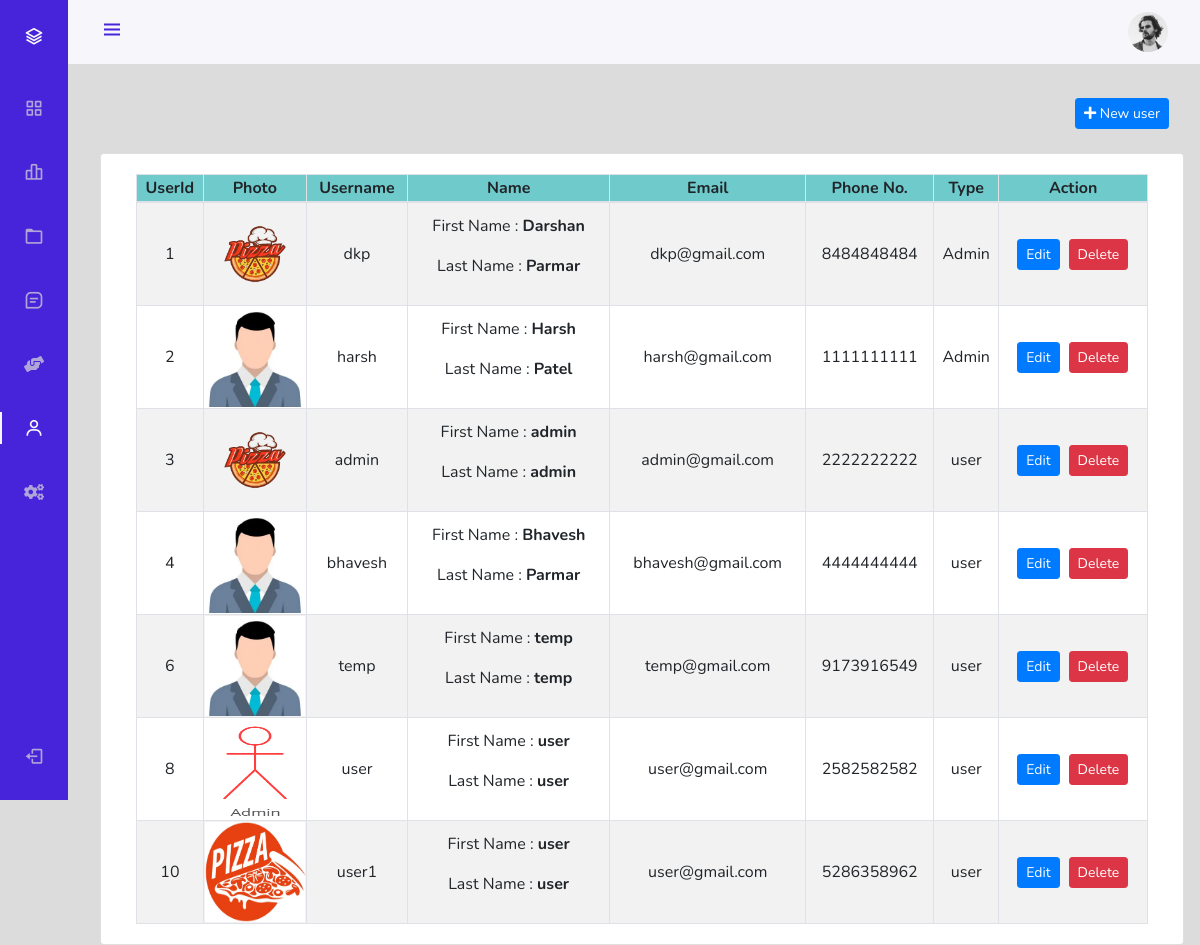
Page /admin/index.php?page=userManage (signed in) on the earlier database version.
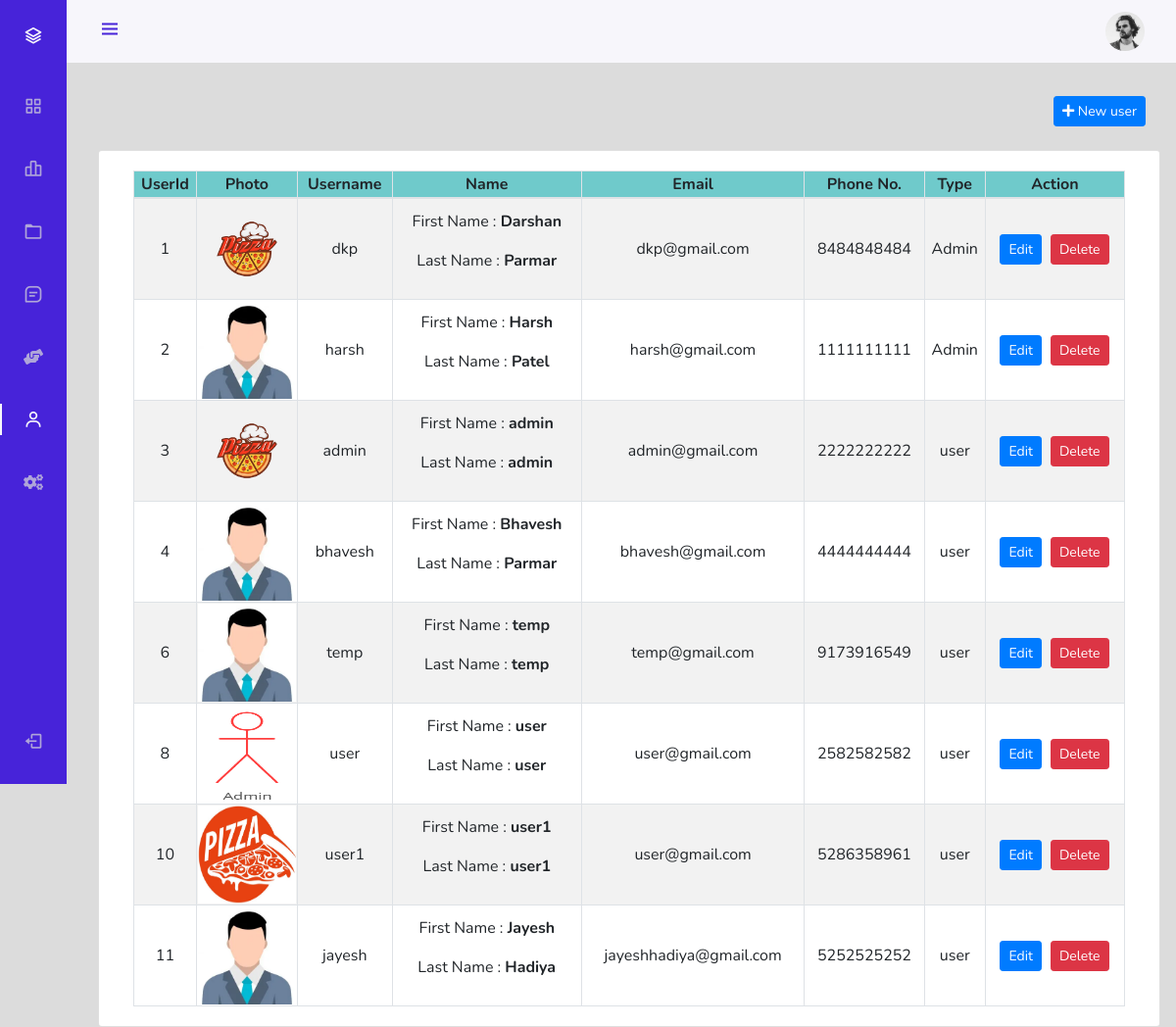
Same page on the later database version.
### tables this page shows
CREATE TABLE `users` (
  `id` int(21) NOT NULL,
  `username` varchar(21) NOT NULL,
  `firstName` varchar(21) NOT NULL,
  `lastName` varchar(21) NOT NULL,
  `email` varchar(35) NOT NULL,
  `phone` bigint(20) NOT NULL,
  `userType` enum('0','1') NOT NULL DEFAULT '0' COMMENT '0=user\r\n1=admin',
  `password` varchar(255) NOT NULL,
  `joinDate` datetime NOT NULL DEFAULT current_timestamp()
);

### admin/userManage.php (the view, shortened to what this page needs)
<div class="container-fluid" style="margin-top:98px">
	<div class="row">
        <div class="col-lg-12">
            <button class="btn btn-primary float-right btn-sm" data-toggle="modal" data-target="#newUser"><i class="fa fa-plus"></i> New user</button>
        </div>
	</div>
	    <br>
	<div class="row">
		<div class="card col-lg-12">
			<div class="card-body">
				<table class="table-striped table-bordered col-md-12 text-center">
                    <thead style="background-color: rgb(111 202 203);">
                        <tr>
                            <th>UserId</th>
                            <th style="width:7%">Photo</th>
                            <th>Username</th>
                            <th>Name</th>
                            <th>Email</th>
                            <th>Phone No.</th>
                            <th>Type</th>
                            <th>Action</th>
                        </tr>
                    </thead>
                    <tbody>
                        <?php
                            $sql = "SELECT * FROM users";
                            $result = mysqli_query($conn, $sql);
                            while($row=mysqli_fetch_assoc($result)) {
                                $Id = $row['id'];
                                $username = $row['username'];
                                $firstName = $row['firstName'];
                                $lastName = $row['lastName'];
                                $email = $row['email'];
                                $phone = $row['phone'];
                                $userType = $row['userType'];
                                if($userType == 0)
                                    $userType = "user";
                                else
                                    $userType = "Admin";
                                echo '<tr>
                                        <td>' .$Id. '</td>
                                        <td><img src="/OnlinePizzaDelivery/img/person-' .$Id. '.jpg" alt="image for this user" onError="this.src =\'/OnlinePizzaDelivery/img/profilePic.jpg\'" width="100px" height="100px"></td>
                                        <td>' .$username. '</td>
                                        <td>
                                            <p>First Name : <b>' .$firstName. '</b></p>
                                            <p>Last Name : <b>' .$lastName. '</b></p>
                                        </td>
                                        <td>' .$email. '</td>
                                        <td>' .$phone. '</td>
                                        <td>' .$userType. '</td>
                                        <td class="text-center">
                                            <div class="row mx-auto" style="width:112px">
													<button class="btn btn-sm btn-primary" data-toggle="modal" data-target="#editUser' .$Id. '" type="button">Edit</button>
													<form action="partials/_userManage.php" method="POST">
														<button name="removeUser" class="btn btn-sm btn-danger" style="margin-left:9px;">Delete</button>
														<input type="hidden" name="Id" value="'.$Id. '">
													</form>
												</div>
                                        </td>
                                    </tr>';
                            }
                        ?>
                    </tbody>
		        </table>
			</div>
		</div>
	</div>
</div>

### admin/index.php (shortened to what this page needs)
<?php
    if(isset($_SESSION['adminloggedin']) && $_SESSION['adminloggedin']==true){
        $adminloggedin= true;
    }
    else{
        $adminloggedin = false;
        $userId = 0;
    }
    if($adminloggedin) {
?>
<!doctype html>
<html lang="en">
<head>
    <link rel="stylesheet" href="https://stackpath.bootstrapcdn.com/bootstrap/4.4.1/css/bootstrap.min.css">
    <link rel="stylesheet" href="https://use.fontawesome.com/releases/v5.8.2/css/all.css">
    <link href='https://cdn.jsdelivr.net/npm/boxicons@2.0.5/css/boxicons.min.css' rel='stylesheet'>
    <link rel="stylesheet" href="assetsForSideBar/css/styles.css">
</head>
<body id="body-pd" style="background: #80808045;">
    <?php
        require 'partials/_nav.php';
    ?>
    <?php $page = isset($_GET['page']) ? $_GET['page'] :'home'; ?>
    <?php include $page.'.php' ?>
</body>
</html>
<?php
    }
    else{
        header("location: /OnlinePizzaDelivery/admin/login.php");
    }
?>

### admin/partials/_nav.php (shortened to what this page needs)
<header class="header" id="header">
    <div class="header__toggle">
        <i class='bx bx-menu' id="header-toggle"></i>
    </div>
    <div class="header__img">
        <img src="assetsForSideBar/img/perfil.jpg" alt="">
    </div>
</header>
<div class="l-navbar" id="nav-bar">
    <nav class="nav">
        <div>
            <a href="index.php" class="nav__logo">
                <i class='bx bx-layer nav__logo-icon'></i>
            </a>
            <div class="nav__list">
                <a href="index.php" class="nav__link nav-home">
                  <i class='bx bx-grid-alt nav__icon' ></i>
                </a>
                <a href="index.php?page=orderManage" class="nav-orderManage nav__link ">
                  <i class='bx bx-bar-chart-alt-2 nav__icon' ></i>
                </a>
                <a href="index.php?page=categoryManage" class="nav__link nav-categoryManage">
                  <i class='bx bx-folder nav__icon' ></i>
                </a>
                <a href="index.php?page=menuManage" class="nav__link nav-menuManage">
                  <i class='bx bx-message-square-detail nav__icon' ></i>
                </a>
                <a href="index.php?page=contactManage" class="nav__link nav-contactManage">
                  <i class="fas fa-hands-helping"></i>
                </a>
                <a href="index.php?page=userManage" class="nav__link nav-userManage">
                  <i class='bx bx-user nav__icon' ></i>
                </a>
                <a href="index.php?page=siteManage" class="nav__link nav-siteManage">
                  <i class="fas fa-cogs"></i>
                </a>
            </div>
        </div>
        <a href="partials/_logout.php" class="nav__link">
          <i class='bx bx-log-out nav__icon' ></i>
        </a>
    </nav>
</div>

### admin/assetsForSideBar/css/styles.css (style rules this page uses)
:root { --header-height: 3rem; --nav-width: 68px; --first-color: #4723D9; --first-color-light: #AFA5D9; --white-color: #F7F6FB; --body-font: 'Nunito', sans-serif; --normal-font-size: 1rem; --z-fixed: 100; }
*,::before,::after { box-sizing: border-box; }
body { position: relative; margin: var(--header-height) 0 0 0; padding: 0 1rem; font-family: var(--body-font); font-size: var(--normal-font-size); transition: .5s; }
a { text-decoration: none; }
.header { width: 100%; height: var(--header-height); position: fixed; top: 0; left: 0; display: flex; align-items: center; justify-content: space-between; padding: 0 1rem; background-color: var(--white-color); z-index: var(--z-fixed); transition: .5s; }
.header__toggle { color: var(--first-color); font-size: 1.5rem; cursor: pointer; }
.header__img { width: 35px; height: 35px; display: flex; justify-content: center; border-radius: 50%; overflow: hidden; }
.header__img img { width: 40px; }
.l-navbar { position: fixed; top: 0; left: -30%; width: var(--nav-width); height: 100vh; background-color: var(--first-color); padding: .5rem 1rem 0 0; transition: .5s; z-index: var(--z-fixed); }
.nav { height: 100%; display: flex; flex-direction: column; justify-content: space-between; overflow: hidden; }
.nav__logo, .nav__link { display: grid; grid-template-columns: max-content max-content; align-items: center; column-gap: 1rem; padding: .5rem 0 .5rem 1.5rem; }
.nav__logo { margin-bottom: 2rem; }
.nav__logo-icon { font-size: 1.25rem; color: var(--white-color); }
.nav__link { position: relative; color: var(--first-color-light); margin-bottom: 1.5rem; transition: .3s; }
.nav__icon { font-size: 1.25rem; }
.active { color: var(--white-color); }
.active::before { content: ''; position: absolute; left: 0; width: 2px; height: 32px; background-color: var(--white-color); }
@media screen and (min-width: 768px) { body { margin: calc(var(--header-height) + 1rem) 0 0 0; padding-left: calc(var(--nav-width) + 2rem); } }
@media screen and (min-width: 768px) { .header { height: calc(var(--header-height) + 1rem); padding: 0 2rem 0 calc(var(--nav-width) + 2rem); } }
@media screen and (min-width: 768px) { .header__img { width: 40px; height: 40px; } }
@media screen and (min-width: 768px) { .header__img img { width: 45px; } }
@media screen and (min-width: 768px) { .l-navbar { left: 0; padding: 1rem 1rem 0 0; } }

Differences in the rows shown:
changed users "user1": firstName "user" → "user1"; lastName "user" → "user1"; phone "5286358962" → "5286358961"
added users: id "11", username "jayesh", firstName "Jayesh", lastName "Hadiya", email "jayeshhadiya@gmail.com", phone "5252525252", userType "user"
